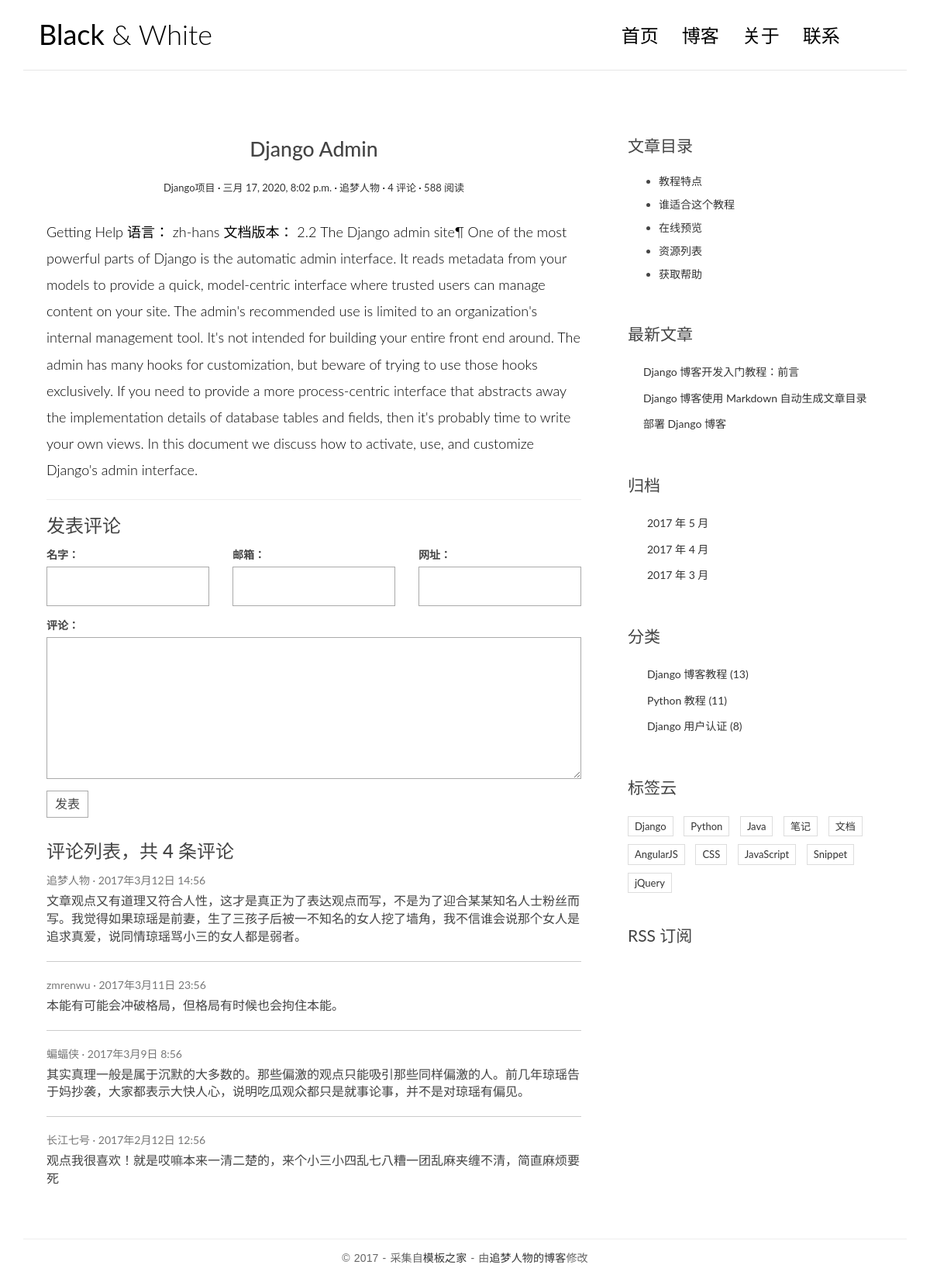
The app's page /post/1/ with its own data.
### blog/models.py (models this page shows, shortened)
class Post(models.Model):
    title = models.CharField(max_length=70)
    body = models.TextField()
    created_time = models.DateTimeField(auto_now_add=True)
    modified_time = models.DateTimeField(auto_now=True)
    excerpt = models.CharField(max_length=200, blank=True)
    category = models.ForeignKey(Category, on_delete=models.CASCADE)
    tags = models.ManyToManyField(Tag, blank=True)

class Category(models.Model):
    name = models.CharField(max_length=30)
    def __str__(self):
        return self.name

### blog/views.py (the view)
# urls.py: url(r'^post/(?P<id>[0-9]+)/$', views.detail, name='detail')
def detail(request, id):
    post = get_object_or_404(Post, id=id)
    return render(request, 'blog/detail.html', context={'post': post})

### templates/blog/detail.html (shortened to what this page needs)
{% extends 'base.html' %}
{% block main %}
<article class="post post-1">
    <header class="entry-header">
        <h1 class="entry-title">{{ post.title }}</h1>
        <div class="entry-meta">
            <span class="post-category"><a href="#">{{ post.category }}</a></span>
            <span class="post-date"><a href="#"><time class="entry-date"
                                                      datetime="{{ post.created_time }}">{{ post.created_time }}</time></a></span>
            <span class="post-author"><a href="#">追梦人物</a></span>
            <span class="comments-link"><a href="#">4 评论</a></span>
            <span class="views-count"><a href="#">588 阅读</a></span>
        </div>
    </header>
    <div class="entry-content clearfix">
        {{ post.body }}
    </div>
</article>
<section class="comment-area" id="comment-area">
    <hr>
    <h3>发表评论</h3>
    <form action="#" method="post" class="comment-form">
        <div class="row">
            <div class="col-md-4">
                <label for="id_name">名字：</label>
                <input type="text" id="id_name" name="name" required>
            </div>
            <div class="col-md-4">
                <label for="id_email">邮箱：</label>
                <input type="email" id="id_email" name="email" required>
            </div>
            <div class="col-md-4">
                <label for="id_url">网址：</label>
                <input type="text" id="id_url" name="url">
            </div>
            <div class="col-md-12">
                <label for="id_comment">评论：</label>
                <textarea name="comment" id="id_comment" required></textarea>
                <button type="submit" class="comment-btn">发表</button>
            </div>
        </div>
    </form>
    <div class="comment-list-panel">
        <h3>评论列表，共 <span>4</span> 条评论</h3>
        <ul class="comment-list list-unstyled">
            <li class="comment-item">
                <span class="nickname">追梦人物</span>
                <time class="submit-date" datetime="2012-11-09T23:15:57+00:00">2017年3月12日 14:56</time>
                <div class="text">
                    文章观点又有道理又符合人性，这才是真正为了表达观点而写，不是为了迎合某某知名人士粉丝而写。我觉得如果琼瑶是前妻，生了三孩子后被一不知名的女人挖了墙角，我不信谁会说那个女人是追求真爱，说同情琼瑶骂小三的女人都是弱者。
                </div>
            </li>
            <li class="comment-item">
                <span class="nickname">zmrenwu</span>
                <time class="submit-date" datetime="2012-11-09T23:15:57+00:00">2017年3月11日 23:56</time>
                <div class="text">
                    本能有可能会冲破格局，但格局有时候也会拘住本能。
                </div>
            </li>
            <li class="comment-item">
                <span class="nickname">蝙蝠侠</span>
                <time class="submit-date" datetime="2012-11-09T23:15:57+00:00">2017年3月9日 8:56</time>
                <div class="text">
                    其实真理一般是属于沉默的大多数的。那些偏激的观点只能吸引那些同样偏激的人。前几年琼瑶告于妈抄袭，大家都表示大快人心，说明吃瓜观众都只是就事论事，并不是对琼瑶有偏见。
                </div>
            </li>
            <li class="comment-item">
                <span class="nickname">长江七号</span>
                <time class="submit-date" datetime="2012-11-09T23:15:57+00:00">2017年2月12日 12:56</time>
                <div class="text">
                    观点我很喜欢！就是哎嘛本来一清二楚的，来个小三小四乱七八糟一团乱麻夹缠不清，简直麻烦要死
                </div>
            </li>
        </ul>
    </div>
</section>
{% endblock %}
{% block aside %}
<div class="widget widget-content">
    <h3 class="widget-title">文章目录</h3>
    <ul>
        <li>
            <a href="#">教程特点</a>
        </li>
        <li>
            <a href="#">谁适合这个教程</a>
        </li>
        <li>
            <a href="#">在线预览</a>
        </li>
        <li>
            <a href="#">资源列表</a>
        </li>
        <li>
            <a href="#">获取帮助</a>
        </li>
    </ul>
</div>
{% endblock %}

### static/css/custom.css (style rules this page uses)
* { outline: none; }
h1, h2, h3, h4, h5, h6 { margin-top: 0; }
a { color: #333; }
body { color: #444; font-family: 'Lato', sans-serif; }
.post { background: #fff; padding: 30px 30px 0; }
.entry-title { text-align: center; font-size: 1.9em; margin-bottom: 20px; line-height: 1.6; padding: 10px 20px 0; }
.entry-meta { text-align: center; color: #DDDDDD; font-size: 13px; margin-bottom: 30px; }
.entry-content { font-size: 18px; line-height: 1.9; font-weight: 300; color: #000; }
.post-category::after, .post-date::after, .post-author::after, .comments-link::after { content: ' ·'; color: #000; }
.widget { background: #fff; padding: 30px 0 0; }
.widget-title { font-size: 1.5em; margin-bottom: 20px; line-height: 1.6; padding: 10px 0 0; font-weight: 400; }
.widget-content ul li { margin-bottom: 10px; }
.contact-form input, .comment-form input { border: 1px solid #aaa; margin-bottom: 15px; width: 100%; padding: 15px 15px; font-size: 16px; line-height: 100%; transition: 0.4s border-color linear; }
.contact-form textarea, .comment-form textarea { border: 1px solid #aaa; margin-bottom: 15px; width: 100%; padding: 15px 15px; font-size: 16px; line-height: 20px !important; min-height: 183px; transition: 0.4s border-color linear; }
.comment-area { padding: 0 30px 0; }
.comment-form { margin-top: 15px; }
.comment-form .comment-btn { background-color: #fff; border: 1px solid #aaa; font-size: 16px; padding: 5px 10px; }
.comment-list-panel { margin-top: 30px; }
.comment-list { margin-top: 15px; }
.comment-item:not(:last-child) { border-bottom: 1px #ccc solid; margin-bottom: 20px; padding-bottom: 20px; }
.comment-item .nickname, .comment-item .submit-date { color: #777; font-size: 14px; }
.comment-item .nickname:after { content: ' ·'; }
.comment-item .text { padding-top: 5px; font-size: 16px; }

### records on screen
Post: title "Django Admin", category "Django项目", created_time "三月 17, 2020, 8:02 p.m.", body "Getting Help 语言： zh-hans 文档版本： 2.2 The Django admin site¶ One of the most powerful parts of Django is the automatic admin interface. It reads metadata from your models to provide a quick, model-centric interface where trusted users can manage content on your site. The admin's recommended use is limited to an organization's internal management tool. It's not intended for building your entire front end around. The admin has many hooks for customization, but beware of trying to use those hooks exclusively. If you need to provide a more process-centric interface that abstracts away the implementation details of database tables and fields, then it's probably time to write your own views. In this…"
